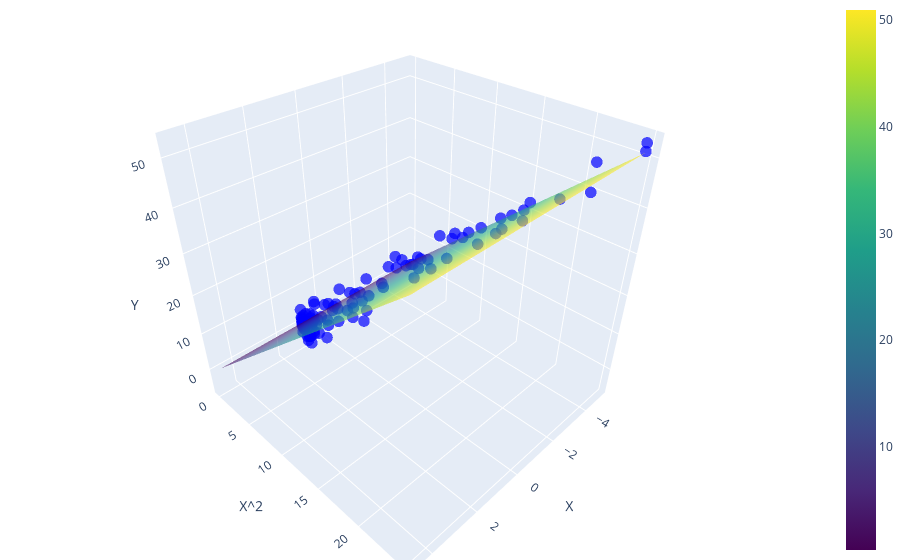

Notebook code cell kept with this figure:
### Markdown cell above
### Plot the predection plan

### Code cell
# Generate values for the x and y axes
x_values = x_poly[:, 1]
y_values = x_poly[:, 2]

# Predict y values using the fitted model
predicted_y = model.predict(x_poly[:, 1:])

# Create a scatter plot for the actual data
scatter_actual = go.Scatter3d(
    x=x_values,
    y=y_values,
    z=y.flatten(),
    mode='markers',
    marker=dict(size=4, opacity=0.7, color='blue'),
    name='Actual Data'
)

# Create a surface plot for the predicted plane
x_range = np.linspace(min(x_values), max(x_values), 100)
y_range = np.linspace(min(y_values), max(y_values), 100)
x_range, y_range = np.meshgrid(x_range, y_range)
z_range = model.predict(np.column_stack((x_range.ravel(), y_range.ravel())))
z_range = z_range.reshape(x_range.shape)

surface_predicted = go.Surface(
    x=x_range,
    y=y_range,
    z=z_range,
    colorscale='Viridis',
    opacity=0.6,
    name='Predicted Plane'
)

# Create the layout
layout = go.Layout(
    scene=dict(
        xaxis=dict(title='X'),
        yaxis=dict(title='X^2'),
        zaxis=dict(title='Y')
    ),
    margin=dict(l=0, r=0, b=0, t=0)
)

# Create the figure and add the scatter and surface plots
fig = go.Figure(data=[scatter_actual, surface_predicted], layout=layout)

# Show the plot
fig.show()

### Figure 1 — Plotly figure (JSON) as saved in the notebook; plotly's stock layout.template omitted (floating-point values rounded to 4 significant figures; data arrays with more than 128 entries replaced by an {"elided": "..."} marker saying what was removed)
{"data": [{"marker": {"color": "blue", "opacity": 0.7, "size": 4}, "mode": "markers", "name": "Actual Data", "type": "scatter3d", "x": [-2.662, -2.541, 1.624, -2.833, -3.754, -3.23, 2.503, 3.197, 0.4925, 2.339, 2.754, -1.948, -3.011, 2.794, 4.281, -0.6179, -3.82, -3.572, 4.607, -1.159, -2.102, 0.6925, -2.261, 0.8257, 4.559, 1.272, 3.144, 4.394, -3.797, -4.04, 4.076, -1.626, -4.037, -0.676, -4.097, -2.449, -1.105, 1.676, 3.799, 2.318, -1.978, -2.676, 1.996, -3.34, 3.211, -4.64, 2.97, -4.989, -2.243, -0.3276, 0.3493, -2.713, 3.449, 3.226, 1.725, -0.2352, -3.919, 1.894, 3.278, -0.1558, 0.6799, 0.376, -0.7781, 3.127, -1.257, -2.597, 1.891, -1.446, -2.576, 2.224, -1.402, 3.986, 0.04871, 1.937, 1.442, -4.984, -3.127, 3.016, 4.374, 1.833, 1.052, -4.634, -2.373, -3.193, -4.377, 2.885, 2.566, 2.474, 1.118, 3.015, 3.949, 1.967, -1.579, 0.244, -2.883, 0.7219, 3.721, -3.415, 0.3551, -3.542], "y": [7.088, 6.458, 2.638, 8.025, 14.09, 10.43, 6.265, 10.22, 0.2426, 5.471, 7.587, 3.795, 9.068, 7.806, 18.32, 0.3818, 14.59, 12.76, 21.23, 1.344, 4.418, 0.4796, 5.114, 0.6817, 20.79, 1.617, 9.886, 19.31, 14.42, 16.32, 16.61, 2.643, 16.3, 0.457, 16.78, 6.0, 1.221, 2.808, 14.43, 5.375, 3.914, 7.16, 3.984, 11.15, 10.31, 21.53, 8.821, 24.89, 5.033, 0.1073, 0.122, 7.363, 11.9, 10.41, 2.977, 0.05534, 15.36, 3.586, 10.75, 0.02428, 0.4622, 0.1414, 0.6054, 9.781, 1.581, 6.746, 3.576, 2.09, 6.635, 4.946, 1.967, 15.89, 0.002373, 3.753, 2.078, 24.84, 9.777, 9.095, 19.14, 3.36, 1.107, 21.48, 5.632, 10.2, 19.16, 8.321, 6.586, 6.122, 1.249, 9.09, 15.59, 3.867, 2.494, 0.05955, 8.314, 0.5211, 13.84, 11.66, 0.1261, 12.55], "z": [16.52, 14.13, 6.015, 16.37, 26.95, 24.67, 15.91, 22.03, 1.39, 12.7, 13.19, 7.486, 23.26, 12.64, 38.62, 1.334, 28.35, 27.52, 43.42, 1.095, 12.5, -1.45, 12.52, 1.233, 40.81, 2.728, 20.9, 40.71, 30.86, 33.94, 33.57, 3.409, 31.45, -0.1921, 35.95, 13.56, 4.324, 7.477, 28.89, 12.24, 6.382, 13.45, 8.81, 24.08, 19.2, 47.32, 15.67, 51.25, 15.58, 2.118, 4.13, 16.19, 25.53, 20.09, 6.258, -2.739, 32.14, 9.919, 23.35, 2.194, 0.3562, 5.013, 5.562, 22.06, 3.901, 10.53, 5.888, 1.743, 14.25, 10.43, 4.337, 35.33, -0.8224, 12.39, 3.305, 52.85, 17.76, 14.6, 38.69, 9.111, 4.904, 41.1, 14.99, 23.19, 38.2, 14.76, 13.69, 12.13, 2.809, 16.3, 34.04, 9.246, 8.37, -5.192, 14.04, 2.975, 25.09, 25.68, -2.188, 23.28]}, {"colorscale": [[0, "#440154"], [0.1111, "#482878"], [0.2222, "#3e4989"], [0.3333, "#31688e"], [0.4444, "#26828e"], [0.5556, "#1f9e89"], [0.6667, "#35b779"], [0.7778, "#6ece58"], [0.8889, "#b5de2b"], [1, "#fde725"]], "name": "Predicted Plane", "opacity": 0.6, "type": "surface", "x": {"elided": "100x100 float values"}, "y": {"elided": "100x100 float values"}, "z": {"elided": "100x100 float values"}}], "layout": {"margin": {"b": 0, "l": 0, "r": 0, "t": 0}, "scene": {"xaxis": {"title": {"text": "X"}}, "yaxis": {"title": {"text": "X^2"}}, "zaxis": {"title": {"text": "Y"}}}}}
